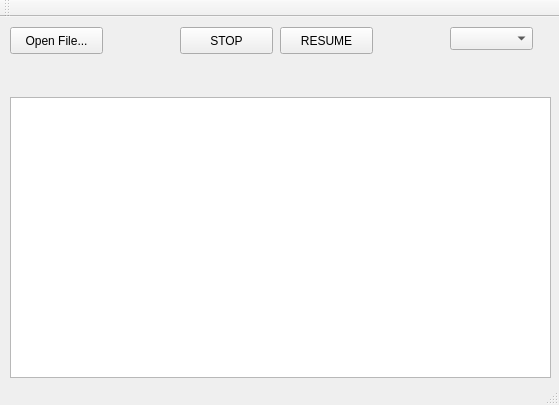
<?xml version="1.0" encoding="UTF-8"?>
<ui version="4.0">
 <class>MainWindow</class>
 <widget class="QMainWindow" name="MainWindow">
  <property name="geometry">
   <rect>
    <x>0</x>
    <y>0</y>
    <width>559</width>
    <height>405</height>
   </rect>
  </property>
  <property name="sizePolicy">
   <sizepolicy hsizetype="Expanding" vsizetype="Expanding">
    <horstretch>0</horstretch>
    <verstretch>0</verstretch>
   </sizepolicy>
  </property>
  <property name="windowTitle">
   <string notr="true">karbedo</string>
  </property>
  <widget class="QWidget" name="centralWidget">
   <widget class="QPushButton" name="openFileButton">
    <property name="geometry">
     <rect>
      <x>10</x>
      <y>10</y>
      <width>93</width>
      <height>27</height>
     </rect>
    </property>
    <property name="text">
     <string>Open File...</string>
    </property>
   </widget>
   <widget class="QLabel" name="StatusLabel">
    <property name="geometry">
     <rect>
      <x>10</x>
      <y>40</y>
      <width>541</width>
      <height>31</height>
     </rect>
    </property>
    <property name="text">
     <string/>
    </property>
   </widget>
   <widget class="QTextEdit" name="GeneralTE">
    <property name="geometry">
     <rect>
      <x>10</x>
      <y>80</y>
      <width>541</width>
      <height>281</height>
     </rect>
    </property>
   </widget>
   <widget class="QComboBox" name="usersCBox">
    <property name="enabled">
     <bool>true</bool>
    </property>
    <property name="geometry">
     <rect>
      <x>450</x>
      <y>10</y>
      <width>83</width>
      <height>23</height>
     </rect>
    </property>
   </widget>
   <widget class="QPushButton" name="stopButton">
    <property name="geometry">
     <rect>
      <x>180</x>
      <y>10</y>
      <width>93</width>
      <height>27</height>
     </rect>
    </property>
    <property name="text">
     <string>STOP</string>
    </property>
   </widget>
   <widget class="QPushButton" name="resumeButton">
    <property name="geometry">
     <rect>
      <x>280</x>
      <y>10</y>
      <width>93</width>
      <height>27</height>
     </rect>
    </property>
    <property name="text">
     <string>RESUME</string>
    </property>
   </widget>
  </widget>
  <widget class="QMenuBar" name="menuBar">
   <property name="geometry">
    <rect>
     <x>0</x>
     <y>0</y>
     <width>559</width>
     <height>21</height>
    </rect>
   </property>
  </widget>
  <widget class="QToolBar" name="mainToolBar">
   <attribute name="toolBarArea">
    <enum>TopToolBarArea</enum>
   </attribute>
   <attribute name="toolBarBreak">
    <bool>false</bool>
   </attribute>
  </widget>
  <widget class="QStatusBar" name="statusBar"/>
 </widget>
 <layoutdefault spacing="6" margin="11"/>
 <resources/>
 <connections/>
</ui>
